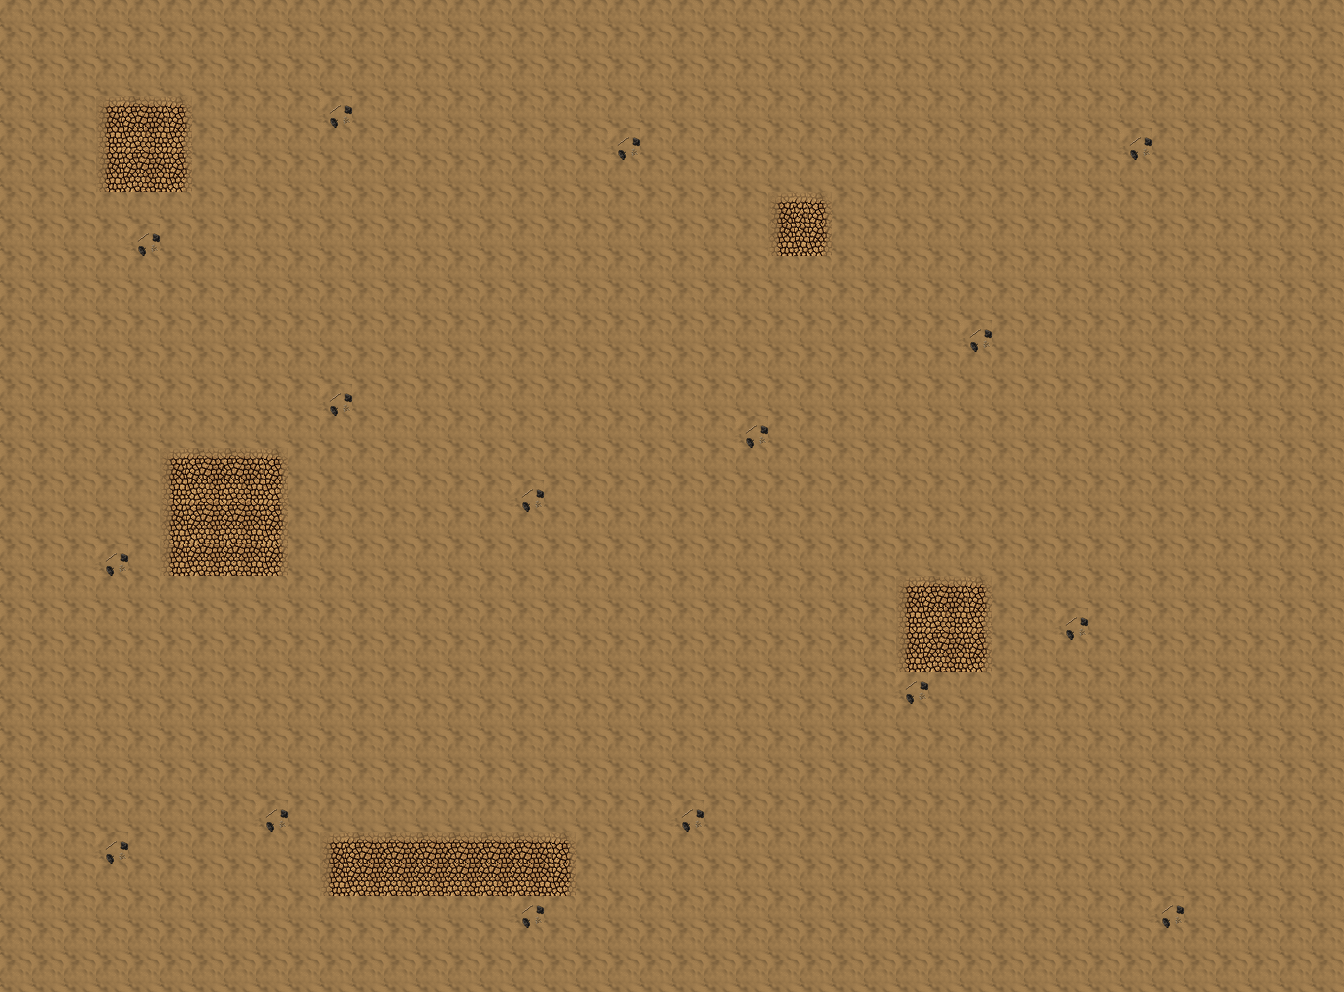

The image is a tile-based game level rendered from a .tmx file. Its description and complete source (layers, tilesets, objects, tile grids) follow:
An orthogonal 42x31 tile map with 32x32 px tiles, 1 tile layer (Tile Layer 1), 2 tilesets.

<map version="1.0" tiledversion="1.1.2" orientation="orthogonal" renderorder="right-down" width="42" height="31" tilewidth="32" tileheight="32" infinite="0" nextobjectid="1">
 <tileset firstgid="1" source="dunes_tileset.tsx" />
 <tileset firstgid="3" source="dland_tileset.tsx" />
 <layer name="Tile Layer 1" width="42" height="31">
  <data encoding="csv">
1,1,1,1,1,1,1,1,1,1,1,1,1,1,1,1,1,1,1,1,1,1,1,1,1,1,1,1,1,1,1,1,1,1,1,1,1,1,1,1,1,1,
1,1,1,1,1,1,1,1,1,1,1,1,1,1,1,1,1,1,1,1,1,1,1,1,1,1,1,1,1,1,1,1,1,1,1,1,1,1,1,1,1,1,
1,1,1,1,1,1,1,1,1,1,1,1,1,1,1,1,1,1,1,1,1,1,1,1,1,1,1,1,1,1,1,1,1,1,1,1,1,1,1,1,1,1,
1,1,1,3,4,5,1,1,1,1,2,1,1,1,1,1,1,1,1,1,1,1,1,1,1,1,1,1,1,1,1,1,1,1,1,1,1,1,1,1,1,1,
1,1,1,6,7,8,1,1,1,1,1,1,1,1,1,1,1,1,1,2,1,1,1,1,1,1,1,1,1,1,1,1,1,1,1,2,1,1,1,1,1,1,
1,1,1,9,10,11,1,1,1,1,1,1,1,1,1,1,1,1,1,1,1,1,1,1,1,1,1,1,1,1,1,1,1,1,1,1,1,1,1,1,1,1,
1,1,1,1,1,1,1,1,1,1,1,1,1,1,1,1,1,1,1,1,1,1,1,1,3,5,1,1,1,1,1,1,1,1,1,1,1,1,1,1,1,1,
1,1,1,1,2,1,1,1,1,1,1,1,1,1,1,1,1,1,1,1,1,1,1,1,9,11,1,1,1,1,1,1,1,1,1,1,1,1,1,1,1,1,
1,1,1,1,1,1,1,1,1,1,1,1,1,1,1,1,1,1,1,1,1,1,1,1,1,1,1,1,1,1,1,1,1,1,1,1,1,1,1,1,1,1,
1,1,1,1,1,1,1,1,1,1,1,1,1,1,1,1,1,1,1,1,1,1,1,1,1,1,1,1,1,1,1,1,1,1,1,1,1,1,1,1,1,1,
1,1,1,1,1,1,1,1,1,1,1,1,1,1,1,1,1,1,1,1,1,1,1,1,1,1,1,1,1,1,2,1,1,1,1,1,1,1,1,1,1,1,
1,1,1,1,1,1,1,1,1,1,1,1,1,1,1,1,1,1,1,1,1,1,1,1,1,1,1,1,1,1,1,1,1,1,1,1,1,1,1,1,1,1,
1,1,1,1,1,1,1,1,1,1,2,1,1,1,1,1,1,1,1,1,1,1,1,1,1,1,1,1,1,1,1,1,1,1,1,1,1,1,1,1,1,1,
1,1,1,1,1,1,1,1,1,1,1,1,1,1,1,1,1,1,1,1,1,1,1,2,1,1,1,1,1,1,1,1,1,1,1,1,1,1,1,1,1,1,
1,1,1,1,1,3,4,4,5,1,1,1,1,1,1,1,1,1,1,1,1,1,1,1,1,1,1,1,1,1,1,1,1,1,1,1,1,1,1,1,1,1,
1,1,1,1,1,6,7,7,8,1,1,1,1,1,1,1,2,1,1,1,1,1,1,1,1,1,1,1,1,1,1,1,1,1,1,1,1,1,1,1,1,1,
1,1,1,1,1,9,10,10,11,1,1,1,1,1,1,1,1,1,1,1,1,1,1,1,1,1,1,1,1,1,1,1,1,1,1,1,1,1,1,1,1,1,
1,1,1,2,1,9,10,10,11,1,1,1,1,1,1,1,1,1,1,1,1,1,1,1,1,1,1,1,1,1,1,1,1,1,1,1,1,1,1,1,1,1,
1,1,1,1,1,1,1,1,1,1,1,1,1,1,1,1,1,1,1,1,1,1,1,1,1,1,1,1,3,4,5,1,1,1,1,1,1,1,1,1,1,1,
1,1,1,1,1,1,1,1,1,1,1,1,1,1,1,1,1,1,1,1,1,1,1,1,1,1,1,1,6,7,8,1,1,2,1,1,1,1,1,1,1,1,
1,1,1,1,1,1,1,1,1,1,1,1,1,1,1,1,1,1,1,1,1,1,1,1,1,1,1,1,9,10,11,1,1,1,1,1,1,1,1,1,1,1,
1,1,1,1,1,1,1,1,1,1,1,1,1,1,1,1,1,1,1,1,1,1,1,1,1,1,1,1,2,1,1,1,1,1,1,1,1,1,1,1,1,1,
1,1,1,1,1,1,1,1,1,1,1,1,1,1,1,1,1,1,1,1,1,1,1,1,1,1,1,1,1,1,1,1,1,1,1,1,1,1,1,1,1,1,
1,1,1,1,1,1,1,1,1,1,1,1,1,1,1,1,1,1,1,1,1,1,1,1,1,1,1,1,1,1,1,1,1,1,1,1,1,1,1,1,1,1,
1,1,1,1,1,1,1,1,1,1,1,1,1,1,1,1,1,1,1,1,1,1,1,1,1,1,1,1,1,1,1,1,1,1,1,1,1,1,1,1,1,1,
1,1,1,1,1,1,1,1,2,1,1,1,1,1,1,1,1,1,1,1,1,2,1,1,1,1,1,1,1,1,1,1,1,1,1,1,1,1,1,1,1,1,
1,1,1,2,1,1,1,1,1,1,3,4,4,4,4,4,4,5,1,1,1,1,1,1,1,1,1,1,1,1,1,1,1,1,1,1,1,1,1,1,1,1,
1,1,1,1,1,1,1,1,1,1,9,10,10,10,10,10,10,11,1,1,1,1,1,1,1,1,1,1,1,1,1,1,1,1,1,1,1,1,1,1,1,1,
1,1,1,1,1,1,1,1,1,1,1,1,1,1,1,1,2,1,1,1,1,1,1,1,1,1,1,1,1,1,1,1,1,1,1,1,2,1,1,1,1,1,
1,1,1,1,1,1,1,1,1,1,1,1,1,1,1,1,1,1,1,1,1,1,1,1,1,1,1,1,1,1,1,1,1,1,1,1,1,1,1,1,1,1,
1,1,1,1,1,1,1,1,1,1,1,1,1,1,1,1,1,1,1,1,1,1,1,1,1,1,1,1,1,1,1,1,1,1,1,1,1,1,1,1,1,1
</data>
 </layer>
</map>
